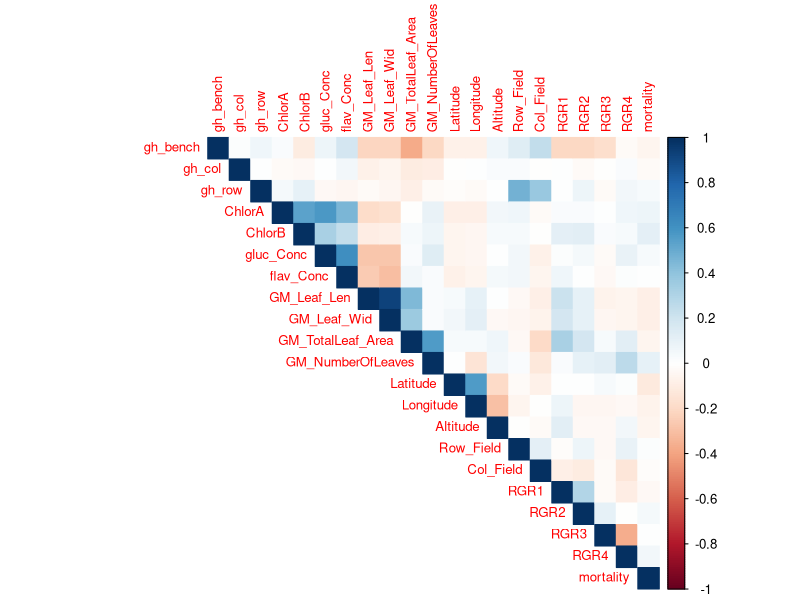

This chart was generated by the following R code:
#Loaded Libraries
library(readr)
library(corrplot)
#Load in Data from GitHub 
MyData <- read.csv("DataSynth_expand_tag.csv")
NumericDat <- MyData[ , sapply(MyData, is.numeric)]
#Creating correlation matrix 
CorMatrix <- cor(NumericDat, use = "pairwise.complete.obs")
#Viewing correlation matrix 
print(CorMatrix)
# Plot the correlation matrix
corrplot(CorMatrix, method = "color", type = "upper", tl.cex = 0.8)
#Creating a table 
CorTable <- as.data.frame(CorMatrix)
print(CorTable)